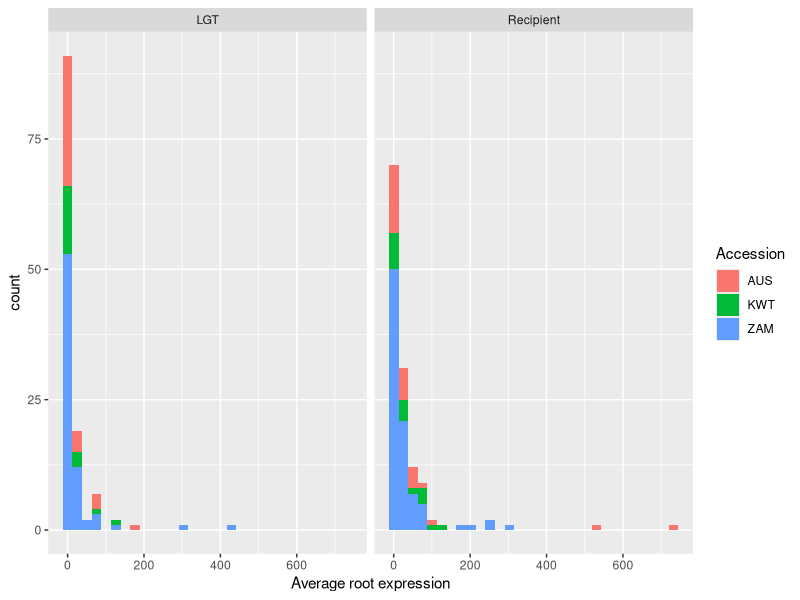
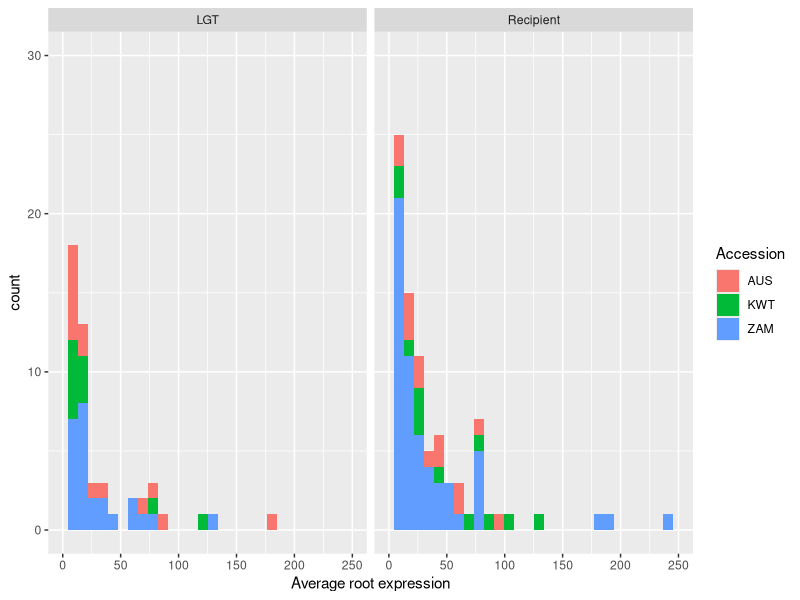
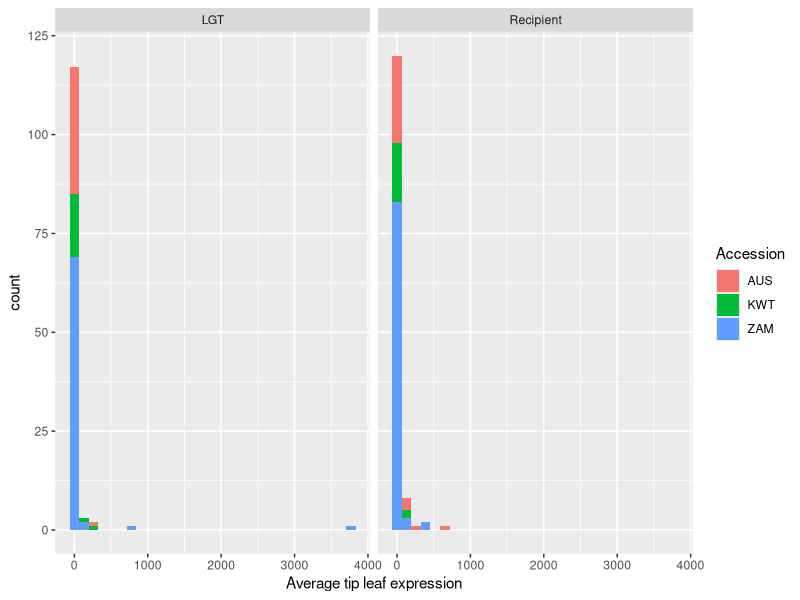
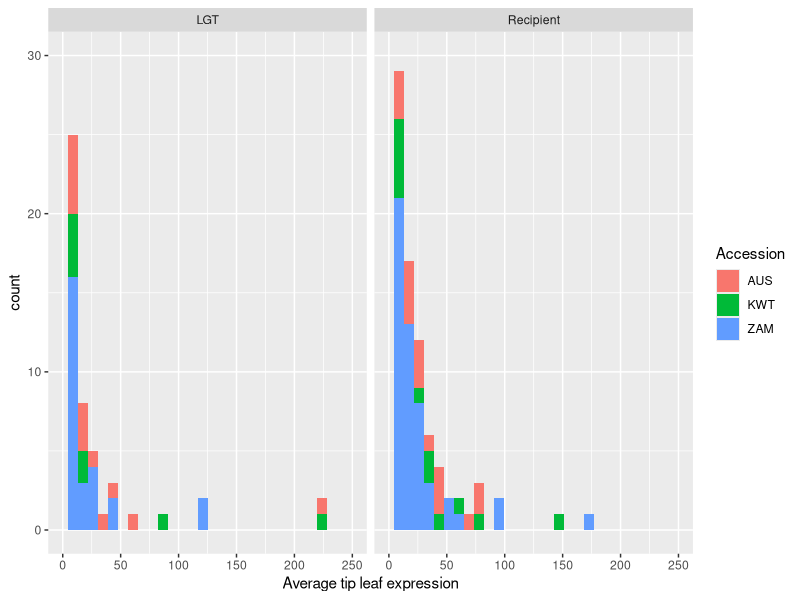
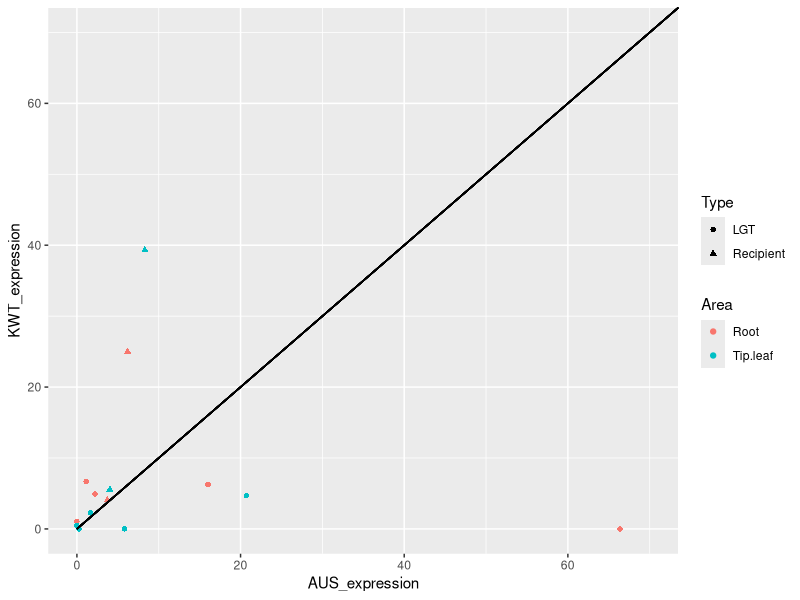
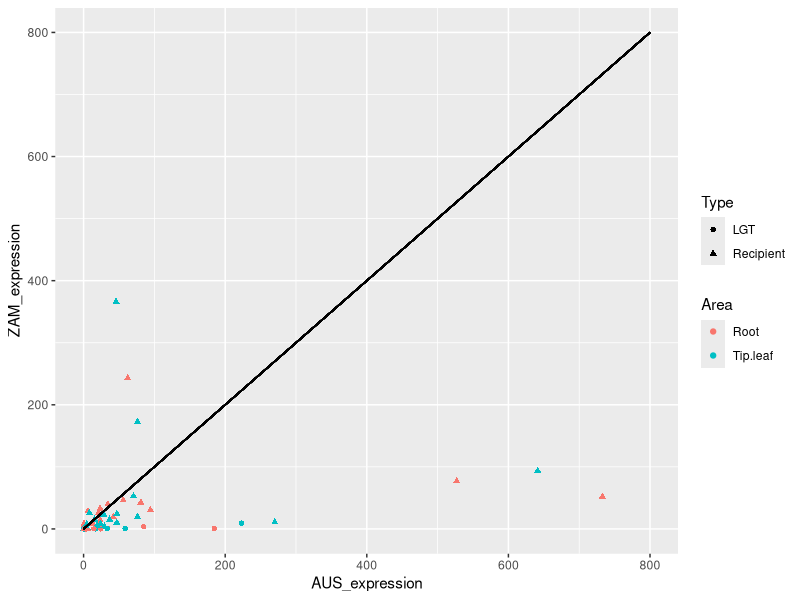
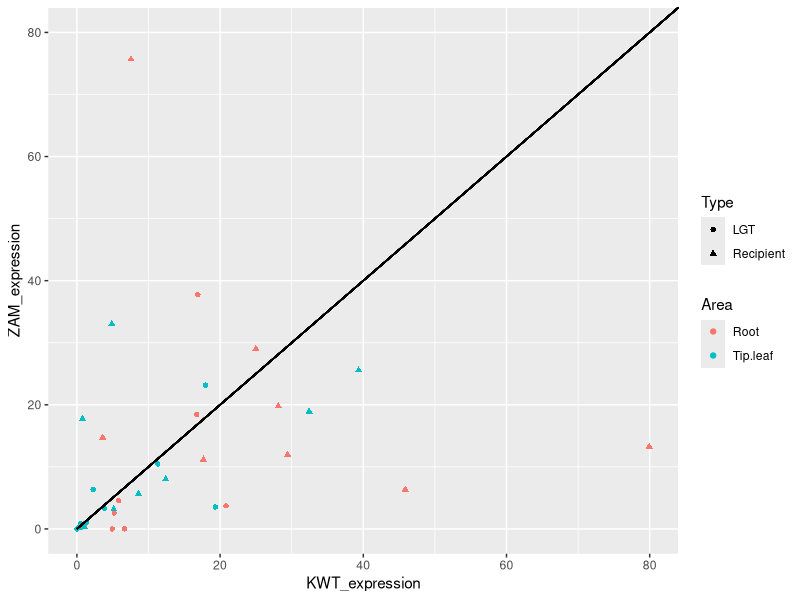
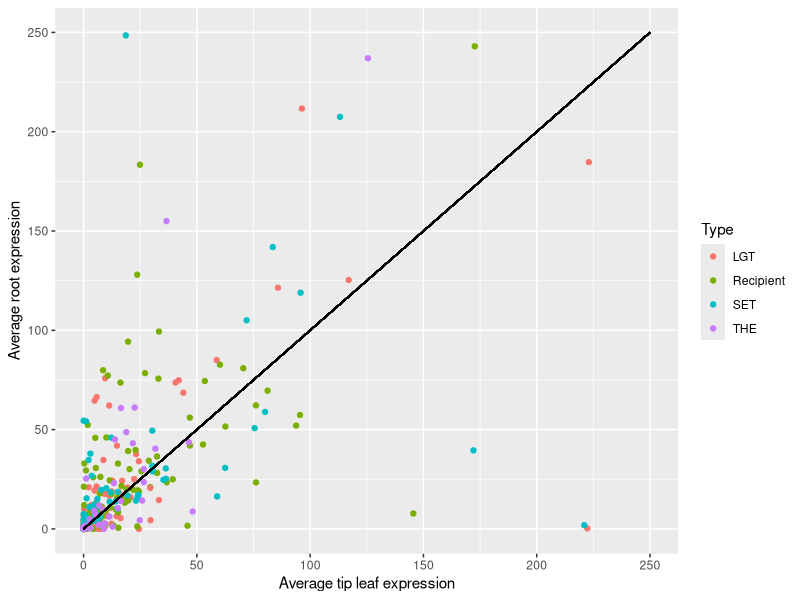

R code for these plots, in order: (Note: this script raises an error after producing the figures.)
#loadpackages
library(tidyverse)

#read in files

setwd("//studata05/home/BO/Boa18jp/ManW10/Desktop/Masters/071422 work/express/zzzPascal-Antoine express/updated")

#Data preparation for comparing accession data together.  ----

orthogroup <- c(1:179) #Orthogroups already arranged in order, this lets me group each orthogroup. 

#AUS ---- 

#LGT
AUS_LGT <- read.csv("AUS_LGT.csv") 
AUS_LGT <- data.frame(AUS_LGT, orthogroup)
AUS_LGT$orthogroup <- as.character(AUS_LGT$orthogroup)
AUS_LGT$average.root <- as.numeric(AUS_LGT$average.root)
AUS_LGT$average.tip.leaf <- as.numeric(AUS_LGT$average.tip.leaf)
AUS_LGT$sd.root <- as.numeric(AUS_LGT$sd.root)
AUS_LGT$sd.tip.leaf <- as.numeric(AUS_LGT$sd.tip.leaf) 
AUS_LGT$se.root <- as.numeric(AUS_LGT$se.root)
AUS_LGT$se.tip.leaf <- as.numeric(AUS_LGT$se.tip.leaf)
AUS_LGT$average.overall <- as.numeric(AUS_LGT$average.overall)
AUS_LGT$type <- "LGT"
AUS_LGT$accession <- "AUS"

#Native 
AUS_native <- read.csv("AUS_native.csv")
AUS_native <- data.frame(AUS_native, orthogroup)
AUS_native$orthogroup <- as.character(AUS_native$orthogroup)
AUS_native$average.root <- as.numeric(AUS_native$average.root)
AUS_native$average.tip.leaf <- as.numeric(AUS_native$average.tip.leaf)
AUS_native$average.overall <- as.numeric(AUS_native$average.overall)
AUS_native$type <- "Recipient"
AUS_native$donor <- AUS_LGT$donor
AUS_native$sd.root <- as.numeric(AUS_native$sd.root)
AUS_native$sd.tip.leaf <- as.numeric(AUS_native$sd.tip.leaf) 
AUS_native$se.root <- as.numeric(AUS_native$se.root)
AUS_native$se.tip.leaf <- as.numeric(AUS_native$se.tip.leaf)
AUS_native$expression.AUS_root_A.txt <- as.numeric(AUS_native$expression.AUS_root_A.txt)
AUS_native$expression.AUS_root_B.txt <- as.numeric(AUS_native$expression.AUS_root_B.txt)
AUS_native$expression.AUS_root_C.txt <- as.numeric(AUS_native$expression.AUS_root_C.txt)
AUS_native$expression.AUS_tip_leaf_A.txt <- as.numeric(AUS_native$expression.AUS_tip_leaf_A.txt)
AUS_native$expression.AUS_tip_leaf_B.txt <- as.numeric(AUS_native$expression.AUS_tip_leaf_B.txt)
AUS_native$expression.AUS_tip_leaf_C.txt <- as.numeric(AUS_native$expression.AUS_tip_leaf_C.txt)
AUS_native$accession <- "AUS" 

AUS_SET_native <- read.csv("AUS_SET_native.csv")
AUS_SET_native <- data.frame(AUS_SET_native, orthogroup)
AUS_SET_native$orthogroup <- as.character(AUS_SET_native$orthogroup)
AUS_SET_native$average.root <- as.numeric(AUS_SET_native$average.root)
AUS_SET_native$average.tip.leaf <- as.numeric(AUS_SET_native$average.tip.leaf)
AUS_SET_native$average.overall <- as.numeric(AUS_SET_native$average.overall)
AUS_SET_native$type <- "Donor"
AUS_SET_native$donor <- AUS_LGT$donor
AUS_SET_native$sd.root <- as.numeric(AUS_SET_native$sd.root)
AUS_SET_native$sd.tip.leaf <- as.numeric(AUS_SET_native$sd.tip.leaf) 
AUS_SET_native$se.root <- as.numeric(AUS_SET_native$se.root)
AUS_SET_native$se.tip.leaf <- as.numeric(AUS_SET_native$se.tip.leaf)
glimpse(AUS_SET_native)

AUS_THE_native <- read.csv("AUS_THE_native.csv")
AUS_THE_native <- data.frame(AUS_THE_native, orthogroup)
AUS_THE_native$orthogroup <- as.character(AUS_THE_native$orthogroup)
AUS_THE_native$average.root <- as.numeric(AUS_THE_native$average.root)
AUS_THE_native$average.tip.leaf <- as.numeric(AUS_THE_native$average.tip.leaf)
AUS_THE_native$average.overall <- as.numeric(AUS_THE_native$average.overall)
AUS_THE_native$type <- "Donor"
AUS_THE_native$donor <- AUS_LGT$donor
AUS_THE_native$sd.root <- as.numeric(AUS_THE_native$sd.root)
AUS_THE_native$sd.tip.leaf <- as.numeric(AUS_THE_native$sd.tip.leaf) 
AUS_THE_native$se.root <- as.numeric(AUS_THE_native$se.root)
AUS_THE_native$se.tip.leaf <- as.numeric(AUS_THE_native$se.tip.leaf)

#ZAM ----

#LGT
ZAM_LGT <- read.csv("ZAM_LGT.csv") 
ZAM_LGT <- data.frame(ZAM_LGT, orthogroup)
ZAM_LGT$orthogroup <- as.character(ZAM_LGT$orthogroup)
ZAM_LGT$average.root <- as.numeric(ZAM_LGT$average.root)
ZAM_LGT$average.tip.leaf <- as.numeric(ZAM_LGT$average.tip.leaf)
ZAM_LGT$sd.root <- as.numeric(ZAM_LGT$sd.root)
ZAM_LGT$sd.tip.leaf <- as.numeric(ZAM_LGT$sd.tip.leaf) 
ZAM_LGT$se.root <- as.numeric(ZAM_LGT$se.root)
ZAM_LGT$se.tip.leaf <- as.numeric(ZAM_LGT$se.tip.leaf)
ZAM_LGT$average.overall <- as.numeric(ZAM_LGT$average.overall)
ZAM_LGT$type <- "LGT"
ZAM_LGT$accession <- "ZAM"

#Native
ZAM_native <- read.csv("ZAM_native.csv")
ZAM_native <- data.frame(ZAM_native, orthogroup)
ZAM_native$orthogroup <- as.character(ZAM_native$orthogroup)
ZAM_native$average.root <- as.numeric(ZAM_native$average.root)
ZAM_native$average.tip.leaf <- as.numeric(ZAM_native$average.tip.leaf)
ZAM_native$average.overall <- as.numeric(ZAM_native$average.overall)
ZAM_native$type <- "Recipient"
ZAM_native$donor <- ZAM_LGT$donor
ZAM_native$sd.root <- as.numeric(ZAM_native$sd.root)
ZAM_native$sd.tip.leaf <- as.numeric(ZAM_native$sd.tip.leaf) 
ZAM_native$se.root <- as.numeric(ZAM_native$se.root)
ZAM_native$se.tip.leaf <- as.numeric(ZAM_native$se.tip.leaf)
ZAM_native$expression.ZAM_root_1.txt <- as.numeric(ZAM_native$expression.ZAM_root_1.txt)
ZAM_native$expression.ZAM_root_2.txt <- as.numeric(ZAM_native$expression.ZAM_root_2.txt)
ZAM_native$expression.ZAM_root_3.txt <- as.numeric(ZAM_native$expression.ZAM_root_3.txt)
ZAM_native$expression.ZAM_tip_leaf_1.txt <- as.numeric(ZAM_native$expression.ZAM_tip_leaf_1.txt)
ZAM_native$expression.ZAM_tip_leaf_2.txt <- as.numeric(ZAM_native$expression.ZAM_tip_leaf_2.txt)
ZAM_native$expression.ZAM_tip_leaf_3.txt <- as.numeric(ZAM_native$expression.ZAM_tip_leaf_3.txt)
ZAM_native$accession <- "ZAM"


ZAM_SET_native <- read.csv("ZAM_SET_native.csv")
ZAM_SET_native <- data.frame(ZAM_SET_native, orthogroup)
ZAM_SET_native$orthogroup <- as.character(ZAM_SET_native$orthogroup)
ZAM_SET_native$average.root <- as.numeric(ZAM_SET_native$average.root)
ZAM_SET_native$average.tip.leaf <- as.numeric(ZAM_SET_native$average.tip.leaf)
ZAM_SET_native$average.overall <- as.numeric(ZAM_SET_native$average.overall)
ZAM_SET_native$type <- "Donor"
ZAM_SET_native$donor <- ZAM_LGT$donor
ZAM_SET_native$sd.root <- as.numeric(ZAM_SET_native$sd.root)
ZAM_SET_native$sd.tip.leaf <- as.numeric(ZAM_SET_native$sd.tip.leaf) 
ZAM_SET_native$se.root <- as.numeric(ZAM_SET_native$se.root)
ZAM_SET_native$se.tip.leaf <- as.numeric(ZAM_SET_native$se.tip.leaf)
glimpse(ZAM_SET_native)

ZAM_THE_native <- read.csv("ZAM_THE_native.csv")
ZAM_THE_native <- data.frame(ZAM_THE_native, orthogroup)
ZAM_THE_native$orthogroup <- as.character(ZAM_THE_native$orthogroup)
ZAM_THE_native$average.root <- as.numeric(ZAM_THE_native$average.root)
ZAM_THE_native$average.tip.leaf <- as.numeric(ZAM_THE_native$average.tip.leaf)
ZAM_THE_native$average.overall <- as.numeric(ZAM_THE_native$average.overall)
ZAM_THE_native$type <- "Donor"
ZAM_THE_native$donor <- ZAM_LGT$donor
ZAM_THE_native$sd.root <- as.numeric(ZAM_THE_native$sd.root)
ZAM_THE_native$sd.tip.leaf <- as.numeric(ZAM_THE_native$sd.tip.leaf) 
ZAM_THE_native$se.root <- as.numeric(ZAM_THE_native$se.root)
ZAM_THE_native$se.tip.leaf <- as.numeric(ZAM_THE_native$se.tip.leaf)


#KWT ----

#LGT
KWT_LGT <- read.csv("KWT_LGT.csv") 
KWT_LGT <- data.frame(KWT_LGT, orthogroup)
KWT_LGT$orthogroup <- as.character(KWT_LGT$orthogroup)
KWT_LGT$average.root <- as.numeric(KWT_LGT$average.root)
KWT_LGT$average.tip.leaf <- as.numeric(KWT_LGT$average.tip.leaf)
KWT_LGT$sd.root <- as.numeric(KWT_LGT$sd.root)
KWT_LGT$sd.tip.leaf <- as.numeric(KWT_LGT$sd.tip.leaf) 
KWT_LGT$se.root <- as.numeric(KWT_LGT$se.root)
KWT_LGT$se.tip.leaf <- as.numeric(KWT_LGT$se.tip.leaf)
KWT_LGT$average.overall <- as.numeric(KWT_LGT$average.overall)
KWT_LGT$type <- "LGT"
KWT_LGT$accession <- "KWT"

#Native 
KWT_native <- read.csv("KWT_native.csv")
KWT_native <- data.frame(KWT_native, orthogroup)
KWT_native$orthogroup <- as.character(KWT_native$orthogroup)
KWT_native$average.root <- as.numeric(KWT_native$average.root)
KWT_native$average.tip.leaf <- as.numeric(KWT_native$average.tip.leaf)
KWT_native$average.overall <- as.numeric(KWT_native$average.overall)
KWT_native$type <- "Recipient"
KWT_native$donor <- KWT_LGT$donor
KWT_native$sd.root <- as.numeric(KWT_native$sd.root)
KWT_native$sd.tip.leaf <- as.numeric(KWT_native$sd.tip.leaf) 
KWT_native$se.root <- as.numeric(KWT_native$se.root)
KWT_native$se.tip.leaf <- as.numeric(KWT_native$se.tip.leaf)
KWT_native$expression.KWT_root_A.txt <- as.numeric(KWT_native$expression.KWT_root_A.txt)
KWT_native$expression.KWT_root_B.txt <- as.numeric(KWT_native$expression.KWT_root_B.txt)
KWT_native$expression.KWT_root_C.txt <- as.numeric(KWT_native$expression.KWT_root_C.txt)
KWT_native$expression.KWT_tip_leaf_A.txt <- as.numeric(KWT_native$expression.KWT_tip_leaf_A.txt)
KWT_native$expression.KWT_tip_leaf_B.txt <- as.numeric(KWT_native$expression.KWT_tip_leaf_B.txt)
KWT_native$expression.KWT_tip_leaf_C.txt <- as.numeric(KWT_native$expression.KWT_tip_leaf_C.txt)
KWT_native$accession <- "KWT"

KWT_SET_native <- read.csv("KWT_SET_native.csv")
KWT_SET_native <- data.frame(KWT_SET_native, orthogroup)
KWT_SET_native$orthogroup <- as.character(KWT_SET_native$orthogroup)
KWT_SET_native$average.root <- as.numeric(KWT_SET_native$average.root)
KWT_SET_native$average.tip.leaf <- as.numeric(KWT_SET_native$average.tip.leaf)
KWT_SET_native$average.overall <- as.numeric(KWT_SET_native$average.overall)
KWT_SET_native$type <- "Donor"
KWT_SET_native$donor <- KWT_LGT$donor
KWT_SET_native$sd.root <- as.numeric(KWT_SET_native$sd.root)
KWT_SET_native$sd.tip.leaf <- as.numeric(KWT_SET_native$sd.tip.leaf) 
KWT_SET_native$se.root <- as.numeric(KWT_SET_native$se.root)
KWT_SET_native$se.tip.leaf <- as.numeric(KWT_SET_native$se.tip.leaf)
glimpse(KWT_SET_native)

KWT_THE_native <- read.csv("KWT_THE_native.csv")
KWT_THE_native <- data.frame(KWT_THE_native, orthogroup)
KWT_THE_native$orthogroup <- as.character(KWT_THE_native$orthogroup)
KWT_THE_native$average.root <- as.numeric(KWT_THE_native$average.root)
KWT_THE_native$average.tip.leaf <- as.numeric(KWT_THE_native$average.tip.leaf)
KWT_THE_native$average.overall <- as.numeric(KWT_THE_native$average.overall)
KWT_THE_native$type <- "Donor"
KWT_THE_native$donor <- KWT_LGT$donor
KWT_THE_native$sd.root <- as.numeric(KWT_THE_native$sd.root)
KWT_THE_native$sd.tip.leaf <- as.numeric(KWT_THE_native$sd.tip.leaf) 
KWT_THE_native$se.root <- as.numeric(KWT_THE_native$se.root)
KWT_THE_native$se.tip.leaf <- as.numeric(KWT_THE_native$se.tip.leaf)

#Donor native genes
SET_native <- read.csv("All_SET_native.csv")
SET_native <- data.frame(SET_native, orthogroup)
SET_native$orthogroup <- as.character(SET_native$orthogroup)
SET_native$type <- "SET"

THE_native <- read.csv("All_THE_native.csv")
THE_native <- data.frame(THE_native, orthogroup)
THE_native$orthogroup <- as.character(THE_native$orthogroup)
THE_native$type <- "THE"

#All accessions ----

All_accessions <- bind_rows(AUS_LGT, AUS_native, KWT_LGT, KWT_native, ZAM_LGT, ZAM_native)
All_accessions <- All_accessions %>% select(gene,orthogroup,type,accession,average.tip.leaf,average.root,donor)
All_accessions <- All_accessions %>% filter_at(vars(average.tip.leaf), all_vars(!is.na(.)))

All_accessions <- All_accessions %>% filter(donor == "Cenchrinae" | donor == "Andropogoneae")

All_accessions_LGT <- All_accessions %>% filter(type == "LGT")
All_accessions_recipient <- All_accessions %>% filter(type == "Recipient")

LGTortho <- anti_join(All_accessions_LGT, All_accessions_recipient, by = "orthogroup")
Recortho <- anti_join(All_accessions_recipient, All_accessions_LGT, by = "orthogroup")
Diffortho <- bind_rows(LGTortho, Recortho) # did this to check which orthogroups didn't match in LGT vs recipient 
Diffortho$orthogroup
#"170" "172" "39"  "50"  "163" "71"  "76"  "86"  "89"  "102" "106" "145" "148" "163" "170" "172" "174" "176" "177" "21"  "26"  "21"  "117" rows that aren't in both LGT/rec

All_accessions <- All_accessions %>% filter(orthogroup != "170")
All_accessions <- All_accessions %>% filter(orthogroup != "172") 
All_accessions <- All_accessions %>% filter(orthogroup != "39")
All_accessions <- All_accessions %>% filter(orthogroup != "50")
All_accessions <- All_accessions %>% filter(orthogroup != "163")
All_accessions <- All_accessions %>% filter(orthogroup != "71")
All_accessions <- All_accessions %>% filter(orthogroup != "76")
All_accessions <- All_accessions %>% filter(orthogroup != "86")
All_accessions <- All_accessions %>% filter(orthogroup != "89")
All_accessions <- All_accessions %>% filter(orthogroup != "102")
All_accessions <- All_accessions %>% filter(orthogroup != "106")
All_accessions <- All_accessions %>% filter(orthogroup != "145")
All_accessions <- All_accessions %>% filter(orthogroup != "148")
All_accessions <- All_accessions %>% filter(orthogroup != "163")
All_accessions <- All_accessions %>% filter(orthogroup != "174")
All_accessions <- All_accessions %>% filter(orthogroup != "176")
All_accessions <- All_accessions %>% filter(orthogroup != "177")
All_accessions <- All_accessions %>% filter(orthogroup != "21")
All_accessions <- All_accessions %>% filter(orthogroup != "26")
All_accessions <- All_accessions %>% filter(orthogroup != "117")

#All_accessions_LGT <- bind_rows(AUS_LGT, KWT_LGT, ZAM_LGT)
#All_accessions_native <- bind_rows(AUS_native, KWT_native, ZAM_native)

All_accessions_with_donor <- bind_rows(AUS_LGT, AUS_native, KWT_LGT, KWT_native, ZAM_LGT, ZAM_native, SET_native, THE_native)
All_accessions_with_donor <- All_accessions_with_donor %>% select(gene,orthogroup,type,accession,average.tip.leaf,average.root,donor)
All_accessions_with_donor <- All_accessions_with_donor %>% filter_at(vars(average.tip.leaf), all_vars(!is.na(.)))
All_accessions_with_donor <- All_accessions_with_donor %>% filter(donor == "Cenchrinae" | donor == "Andropogoneae") #not filtering 

#Donor not filtered as later plots don't require it 

All_accessions %>% count(average.root, type)

#stats ----
All_accessions_recipient <- All_accessions %>% filter(type == "Recipient")
All_accessions_LGT <- All_accessions %>% filter(type == "LGT")
kruskal.test(average.root ~ accession, data = All_accessions_recipient)
#Kruskal-Wallis chi-squared = 1.8117, df = 2, p-value = 0.4042
kruskal.test(average.tip.leaf ~ accession, data = All_accessions_recipient)
#Kruskal-Wallis chi-squared = 1.6856, df = 2, p-value = 0.4305
kruskal.test(average.root ~ accession, data = All_accessions_LGT)
#Kruskal-Wallis chi-squared = 1.7932, df = 2, p-value = 0.408
kruskal.test(average.tip.leaf ~ accession, data = All_accessions_LGT)
#Kruskal-Wallis chi-squared = 0.5298, df = 2, p-value = 0.7673


#histograms figure 1 results ----

setwd("//studata05/home/BO/Boa18jp/ManW10/Desktop/Masters/071422 work/express/zzzPascal-Antoine express/updated/graphs/results1")

ggplot(All_accessions, aes(x = average.root, fill = accession)) + geom_histogram() + facet_wrap(~type) +
  xlab("Average root expression")  +labs(fill = "Accession")
ggsave("root_histogram_all.png", width = 1920, height = 1080, units = c("px"))

#Restricted to 250
ggplot(All_accessions, aes(x = average.root, fill = accession)) + geom_histogram() + xlim(0, 250)  + ylim(0, 30) + facet_wrap(~type) +
  xlab("Average root expression") +labs(fill = "Accession")
ggsave("root_histogram_all_250.png", width = 1920, height = 1080, units = c("px"))

#Leaf tip  

#All data
ggplot(All_accessions, aes(x = average.tip.leaf, fill = accession)) + geom_histogram()  + facet_wrap(~type) +
xlab("Average tip leaf expression")+labs(fill = "Accession")
ggsave("leaf_histogram_all.png", width = 1920, height = 1080, units = c("px"))

#Restricted to 250
ggplot(All_accessions, aes(x = average.tip.leaf, fill = accession)) + geom_histogram() + xlim(0, 250) + ylim(0, 30) + facet_wrap(~type)+
  xlab("Average tip leaf expression")+labs(fill = "Accession")
ggsave("leaf_histogram_all_250.png", width = 1920, height = 1080, units = c("px"))

#dot plots figure 2 results ----
dotplotleaf <- All_accessions %>% select(average.tip.leaf, orthogroup, type, accession)
dotplotleaf  <- rename(dotplotleaf, expression = average.tip.leaf)
dotplotleaf$area <- "Tip.leaf"

dotplotroot <- All_accessions %>% select(average.root, orthogroup, type, accession)
dotplotroot  <- rename(dotplotroot, expression = average.root)
dotplotroot$area <- "Root"

dotplot <-  bind_rows(dotplotleaf, dotplotroot)
 
dotplotZAM <- dotplot %>% filter(accession == "ZAM")
dotplotZAM <- rename(dotplotZAM, ZAM_expression = expression)
dotplotZAM <- dotplotZAM %>%  select(ZAM_expression, orthogroup, type, area)
glimpse(dotplotZAM)

dotplotKWT <- dotplot %>% filter(accession == "KWT")
dotplotKWT <- rename(dotplotKWT, KWT_expression = expression)
dotplotKWT <- dotplotKWT %>%  select(KWT_expression, orthogroup, type, area)
dotplotKWT

dotplotAUS <- dotplot %>% filter(accession == "AUS")
dotplotAUS <- rename(dotplotAUS, AUS_expression = expression)
dotplotAUS <- dotplotAUS %>%  select(AUS_expression, orthogroup, type, area)
dotplotAUS

dotplotAUSKWT <- merge(dotplotAUS, dotplotKWT)
dotplotAUSZAM <- merge(dotplotZAM, dotplotAUS)
dotplotKWTZAM <- merge(dotplotZAM, dotplotKWT)

dotplotAUSKWT$difference <- dotplotAUSKWT$AUS_expression-dotplotAUSKWT$KWT_expression
dotplotAUSZAM$difference <- dotplotAUSZAM$AUS_expression-dotplotAUSZAM$ZAM_expression
dotplotKWTZAM$difference <- dotplotKWTZAM$KWT_expression-dotplotKWTZAM$ZAM_expression

aggregate(dotplotAUSKWT$AUS_expression, na.rm=TRUE, by = list (dotplotAUSKWT$area, dotplotAUSKWT$type), FUN = IQR)
#AUS 14.9 root, 5.53 leaf - KWT 5.32 root, 2.26 tip leaf  | recep AUS 1.25 root, 2.14 leafy; KWT 10.4 root, 16.8 leaf
aggregate(dotplotAUSKWT$KWT_expression, na.rm=TRUE, by = list (dotplotAUSKWT$area, dotplotAUSKWT$type), FUN = IQR)
#see above
aggregate(dotplotAUSZAM$AUS_expression, na.rm=TRUE, by = list (dotplotAUSZAM$area, dotplotAUSZAM$type), FUN = IQR)
#AUS - 26 ROOT, 26 leaf - ZAM 0.7 root, 1 leaf | recep AUS 54.4 root, 38.6 leaf; ZAM root 38.7 leafy 20 
aggregate(dotplotAUSZAM$ZAM_expression, na.rm=TRUE, by = list (dotplotAUSZAM$area, dotplotAUSZAM$type), FUN = IQR)
#see above
aggregate(dotplotKWTZAM$KWT_expression, na.rm=TRUE, by = list (dotplotKWTZAM$area, dotplotKWTZAM$type), FUN = IQR)
#KWT - 11 root, 10 tip leaf, ZAM - 4.5 root, 5.5 tip leaf | KWT 21.88 root, 11.36 leaf; ZAM 8.6 root, 15.7 leaf
aggregate(dotplotKWTZAM$ZAM_expression, na.rm=TRUE, by = list (dotplotKWTZAM$area, dotplotKWTZAM$type), FUN = IQR)
#see above

#looking at IQR/sum [change as needed] for expression of orthologues with LGTs/recipient genes in multiple accessions
aggregate(All_accessions_with_donor$average.root, na.rm=TRUE, by = list (All_accessions_with_donor$accession, All_accessions_with_donor$type), FUN = IQR)
aggregate(All_accessions_with_donor$average.tip.leaf, na.rm=TRUE, by = list (All_accessions_with_donor$accession, All_accessions_with_donor$type), FUN = IQR)


#check expr between total orthologues for accessions

#graphs

setwd("//studata05/home/BO/Boa18jp/ManW10/Desktop/Masters/071422 work/express/zzzPascal-Antoine express/updated/graphs/results2")

ggplot(dotplotAUSKWT, aes(x = AUS_expression, y = KWT_expression, color = area, shape = type)) +
  geom_point() + geom_segment(x=0,y=0,xend=100,yend=100, colour = "black") +
  ylim(0,70) + xlim(0,70)+
  labs(color = "Area", shape = "Type")
ggsave("AUSxKWT.png", width = 1920, height = 1080, units = c("px"))

ggplot(dotplotAUSZAM, aes(x = AUS_expression, y = ZAM_expression, color = area, shape = type)) +
  geom_point() + geom_segment(x=0,y=0,xend=800,yend=800, colour = "black") +
  labs(color = "Area", shape = "Type") +
  ylim(0,800) + xlim(0,800)
ggsave("AUSxZAM.png", width = 1920, height = 1080, units = c("px"))

ggplot(dotplotKWTZAM, aes(x = KWT_expression, y = ZAM_expression, color = area, shape = type)) +
  geom_point() + geom_segment(x=0,y=0,xend=700,yend=700, colour = "black") +
  labs(color = "Area", shape = "Type") +
  ylim(0,80) + xlim(0,80)
ggsave("KWTxZAM.png", width = 1920, height = 1080, units = c("px"))

#root vs leaf figure 3 ---- 
setwd("//studata05/home/BO/Boa18jp/ManW10/Desktop/Masters/071422 work/express/zzzPascal-Antoine express/updated/graphs/results3")

ggplot(All_accessions_with_donor, aes( x = average.tip.leaf, y = average.root, colour = type)) + geom_point() +
  ylim(0,250) +xlim(0,250) + geom_segment(x=0,y=0,xend=250,yend=250, color= "black")+
  labs(color = "Type", shape = "Type") +
  xlab("Average tip leaf expression") + ylab("Average root expression")
ggsave("RootvsTipleaf.png", width = 1920, height = 1080, units = c("px"))

#stats
Root_wilcox <- All_accessions %>% select(orthogroup, type, average.root, donor)
Root_wilcox <- rename(Root_wilcox, expression = average.root)
Root_wilcox$area <- "root"

tip.leaf_wilcox <- All_accessions %>% select(orthogroup, type, average.tip.leaf, donor)
tip.leaf_wilcox <- rename(tip.leaf_wilcox, expression = average.tip.leaf)
tip.leaf_wilcox$area <- "tip.leaf"

wilcoxrootleaf <- bind_rows(Root_wilcox, tip.leaf_wilcox)
wilcoxrootleafLGT <- wilcoxrootleaf %>% filter(type == "LGT")
wilcoxrootleafRec <- wilcoxrootleaf %>% filter(type == "Recipient")


wilcox.test(expression ~ area, paired = TRUE, data = wilcoxrootleafLGT)
#Wilcoxon signed rank test with continuity correction V = 3592, p-value = 0.002653
wilcoxrootleafLGT_THE <- wilcoxrootleafLGT %>% filter(donor == "Andropogoneae")
wilcox.test(expression ~area, paired = TRUE, data = wilcoxrootleafLGT_THE)
#V = 365, p-value = 0.6207

wilcoxrootleafLGT_SET <- wilcoxrootleafLGT %>% filter(donor == "Cenchrinae")
wilcox.test(expression ~area, paired = TRUE, data = wilcoxrootleafLGT_SET)
#V = 1677, p-value = 0.0007863

#LGT correlations

cor.test(All_accessions_LGT$average.tip.leaf, All_accessions_LGT$average.root, method = "spearman")
#S = 71035, p-value < 2.2e-16  rho 0.7764453, R2 0.6028673  LGT root TIP LEAF

#Recipient correlations 
cor.test(All_accessions_recipient$average.tip.leaf, All_accessions_recipient$average.root, method = "spearman")
#S = 103305, p-value < 2.2e-16 rho 0.7304889, R2 0.533614,Recipient root tip leaf 

wilcox.test(expression ~ area, paired = TRUE, data = wilcoxrootleafRec)
#Wilcoxon signed rank test with continuity correction  V = 4969, p-value = 0.01108


#Setaria correlations####### this was redone later on as some orthogroups only had one of either LGT or donor data 
#SET_spear <-  SET_native %>% filter(donor == "Cenchrinae") #did this test because while we got orthogroup 1-179 on SET, not all these orthogroups were found as LGTs
#cor.test(SET_spear$average.tip.leaf, SET_spear$average.root, method = "spearman")

#S = 19205, p-value = 3.812e-12, rho 0.7037303, R2 - 0.4952363  SET root/leaf correlation
#LGT SET correlations
#cor.test(SET_LGT$average.tip.leaf, SET_LGT$average.root, rm.na=TRUE, method = "spearman")
#S = 30950, p-value < 2.2e-16  rho 0.7900816 , R2 -  0.6242289 SET LGT root/leaf correlation

#Themedia correlations #### THESE TESTS WERE REDONE WITH MORE STRINGENT FILTERS

#THE_spear <-  THE_native %>% filter(donor == "Andropogoneae")
#cor.test(THE_spear$average.tip.leaf, THE_spear$average.root, method = "spearman")
#S = 2528.5, p-value = 5.186e-11, rho 0.8090849, r2 0.6546184 THE root/leaf correlation

#cor.test(THE_LGT$average.tip.leaf, THE_LGT$average.root, rm.na=TRUE, method = "spearman")
#S = 4142.4, p-value = 5.577e-10 rho = 0.7605019, r2 = 0.5783631 THE root/leaf correlation

############################ THESE CORRELATIONTESTS WERE REDONE LATER ON 
#SET wilcox root vs leaves 
SET_wilcox <- All_accessions_with_donor %>% filter(type == "SET")

SET_wilcox_root <- SET_wilcox %>% select(orthogroup, type, average.root)
SET_wilcox_root <- rename(SET_wilcox_root, expression = average.root)
SET_wilcox_root$area <- "root"

SET_wilcox_tip.leaf <- SET_wilcox %>% select(orthogroup, type, average.tip.leaf)
SET_wilcox_tip.leaf <- rename(SET_wilcox_tip.leaf, expression = average.tip.leaf)
SET_wilcox_tip.leaf$area <- "tip.leaf"

SET_wilcox_tiproot <- bind_rows(SET_wilcox_root, SET_wilcox_tip.leaf)
glimpse(SET_wilcox)

wilcox.test(expression ~ area, paired = TRUE, data = SET_wilcox_tiproot)
#V = 1523, p-value = 0.05965 alternative hypothesis: true location shift is not equal to 0


#THE values for table 1 of results (table 2 overall), wilcox and correlations
#Themeda wilcox root vs leaves 

THE_wilcox <- All_accessions_with_donor %>% filter(type == "THE")

THE_wilcox_root <- THE_wilcox %>% select(orthogroup, type, average.root)
THE_wilcox_root <- rename(THE_wilcox_root, expression = average.root)
THE_wilcox_root$area <- "root"

THE_wilcox_tip.leaf <- THE_wilcox %>% select(orthogroup, type, average.tip.leaf)
THE_wilcox_tip.leaf <- rename(THE_wilcox_tip.leaf, expression = average.tip.leaf)
THE_wilcox_tip.leaf$area <- "tip.leaf"

THE_wilcox <- bind_rows(THE_wilcox_root, THE_wilcox_tip.leaf)
glimpse(THE_wilcox)

wilcox.test(expression ~ area, paired = TRUE, data = THE_wilcox)
#V = 488, p-value = 0.4601 alternative hypothesis: true location shift is not equal to 0

#sums of expression
aggregate(THE_wilcox$average.root, na.rm=TRUE, by = list (THE = THE_wilcox$type), FUN = IQR)
aggregate(THE_wilcox$average.tip.leaf, na.rm=TRUE, by = list (THE = THE_wilcox$type), FUN = IQR)
#THE
#Root 33.75475
#tip.leaf 21.04

#LGTs derived from Andropog/THE
#Root 9.907833 
#tip leaf 11.3585 

aggregate(SET_wilcox$average.root, na.rm=TRUE, by = list (SET = SET_wilcox$type), FUN = IQR)
aggregate(SET_wilcox$average.tip.leaf, na.rm=TRUE, by = list (SET = SET_wilcox$type), FUN = IQR)
#SET
#Root 26.62000
#Tip.leaf 23.27111

#LGTs derived from Cenchrinae/SET 
#Root 12.09292
#Tip.leaf 8.005833


aggregate(All_accessions$average.tip.leaf, na.rm=TRUE, by = list (type = All_accessions$type), FUN = IQR)
#LGT 10.45117 
#Recipient 21.55897

aggregate(All_accessions$average.root, na.rm=TRUE, by = list (All_accessions$type), FUN = IQR)          
#LGT 16.14973
#Recipient 31.26583 

#Alloteropsis LGT vs Recipient wilcox comparisons
#filtering all groups which does not have both LGT / recipient
#note I make a new dataframe, I want to keep the All_accessions_with_donor unfiltered so I can look at individual genes later on 
Allo_wilcox <- All_accessions_with_donor %>% filter(type == "LGT" | type == "Recipient")
Allo_wilcox <- Allo_wilcox %>% filter(orthogroup != "102")
Allo_wilcox <- Allo_wilcox %>% filter(orthogroup != "106")
Allo_wilcox <- Allo_wilcox %>% filter(orthogroup != "117")
Allo_wilcox <- Allo_wilcox %>% filter(orthogroup != "145")
Allo_wilcox <- Allo_wilcox %>% filter(orthogroup != "148")
Allo_wilcox <- Allo_wilcox %>% filter(orthogroup != "174")
Allo_wilcox <- Allo_wilcox %>% filter(orthogroup != "176")
Allo_wilcox <- Allo_wilcox %>% filter(orthogroup != "177")
Allo_wilcox <- Allo_wilcox %>% filter(orthogroup != "26")
Allo_wilcox <- Allo_wilcox %>% filter(orthogroup != "39")
Allo_wilcox <- Allo_wilcox %>% filter(orthogroup != "50")
Allo_wilcox <- Allo_wilcox %>% filter(orthogroup != "71")
Allo_wilcox <- Allo_wilcox %>% filter(orthogroup != "76")
Allo_wilcox <- Allo_wilcox %>% filter(orthogroup != "170")
Allo_wilcox <- Allo_wilcox %>% filter(orthogroup != "86")
Allo_wilcox <- Allo_wilcox %>% filter(orthogroup != "89")
Allo_wilcox <- Allo_wilcox %>% filter(orthogroup != "172")
Allo_wilcox <- Allo_wilcox %>% filter(orthogroup != "21")
Allo_wilcox <- Allo_wilcox %>% filter(gene != "LGT-AUS1-05848")
Allo_wilcox <- Allo_wilcox %>% filter(gene != "ZAM150510-37704")
Allo_wilcox <- Allo_wilcox %>% filter(gene != "ZAM150510-06903")
Allo_wilcox <- Allo_wilcox %>% filter(gene != "ZAM150510-06901")
Allo_wilcox <- Allo_wilcox %>% filter(gene != "ZAM150510-19399,ZAM150510-19400,ZAM150510-53954")
Allo_wilcox <- Allo_wilcox %>% filter(gene != "ZAM150510-17759,ZAM150510-48086")
Allo_wilcox <- Allo_wilcox %>% filter(gene != "LGT-ZAM150510-43471")
Allo_wilcox <- Allo_wilcox %>% filter(gene != "LGT-ZAM150510-04117")
Allo_wilcox <- Allo_wilcox %>% filter(gene != "LGT-AUS1-01510")
Allo_wilcox <- Allo_wilcox %>% filter(gene != "LGT-KWT3-15761")
Allo_wilcox <- Allo_wilcox %>% filter(gene != "LGT-ZAM150510-04720")
Allo_wilcox <- Allo_wilcox %>% filter(gene != "LGT-AUS1-31856")
Allo_wilcox <- Allo_wilcox %>% filter(gene != "LGT-AUS1-21433")
Allo_wilcox <- Allo_wilcox %>% filter(gene != "AUS1-05378-RA")
Allo_wilcox <- Allo_wilcox %>% filter(gene != "ZAM150510-39780")
Allo_wilcox <- Allo_wilcox %>% filter(gene != "ZAM150510-40072")
Allo_wilcox <- Allo_wilcox %>% filter(gene != "ZAM150510-64572,ZAM150510-65292,ZAM150510-34507")
Allo_wilcox <- Allo_wilcox %>% filter(gene != "ZAM150510-20465")
Allo_wilcox <- Allo_wilcox %>% filter(gene != "ZAM150510-14549")
Allo_wilcox <- Allo_wilcox %>% filter(gene != "LGT-AUS1-25218RA")
Allo_wilcox <- Allo_wilcox %>% filter(gene != "ZAM150510-39086,ZAM150510-56345,ZAM150510-28242")
Allo_wilcox <- Allo_wilcox %>% filter(gene != "ZAM150510-46668,ZAM150510-17757,ZAM150510-66244")
Allo_wilcox <- Allo_wilcox %>% filter(gene != "LGT-ZAM150510-35725,LGT-ZAM150510-40314,LGT-ZAM15")
Allo_wilcox <- Allo_wilcox %>% filter(gene != "AUS1-18925RA,AUS1-18923RA")
Allo_wilcox <- Allo_wilcox %>% filter(gene != "LGT-ZAM150510-45408,LGT-ZAM150510-45409,LGT-ZAM1")
Allo_wilcox <- Allo_wilcox %>% filter(gene != "ZAM150510-59536,ZAM150510-39163,ZAM150510-13935,ZAM150510-42411")
Allo_wilcox <- Allo_wilcox %>% filter(gene != "LGT-AUS1-07291-RA,LGT-AUS1-39450RA")

#filter so data only includes accessions/orthogroup combos which have both recipient and donor genes  
 
aggregate(Allo_wilcox$average.tip.leaf, na.rm=TRUE, by = list (type = Allo_wilcox$type), FUN = IQR)
aggregate(Allo_wilcox$average.root, na.rm=TRUE, by = list (type = Allo_wilcox$type), FUN = IQR)

#note 
#Allo_wilcox_root <- Allo_wilcox %>% select(average.root, orthogroup, type)
#Allo_wilcox_tip.leaf <- Allo_wilcox %>% select(average.tip.leaf, orthogroup, type)
 

 #lgt v recepients
 
wilcox.test(average.root ~ type, paired = TRUE, data = Allo_wilcox_root)
#signed rank test  V = 2097, p-value = 0.001294

#wilcox.test(expression ~ type, data = Root_wilcox)
#not using un paired W = 5372, p-value = 1.971e-06 left in as reference 

wilcox.test(average.tip.leaf ~ type, paired = TRUE, data = Allo_wilcox_tip.leaf)
#V = 2030, p-value = 0.0006516

#not using as unpaired... description in SET section, left in as reference
#wilcox.test(expression ~ type, data = tip.leaf_wilcox)
#W = 5566.5, p-value = 9.429e-06

 
#testing recipient vs donors
rec_vs_donor <- All_accessions_with_donor %>% filter(type != "LGT")
rec_vs_donor_r <- rec_vs_donor %>% filter(type == "Recipient")
rec_vs_donor_s <- rec_vs_donor %>% filter(type == "SET")
rec_vs_donor_t <- rec_vs_donor %>% filter(type == "THE")
rec_vs_donor_s$type <-  "Donor"
rec_vs_donor_t$type <- "Donor"
rec_vs_donor_d <- bind_rows(rec_vs_donor_s, rec_vs_donor_t)

rec_vs_donor_filter <- bind_rows(rec_vs_donor_d, rec_vs_donor_r)
rec_vs_donor_filter %>% count(orthogroup)
rec_vs_donor_filter <- rec_vs_donor_filter %>% filter(orthogroup != "102")
rec_vs_donor_filter <- rec_vs_donor_filter %>% filter(orthogroup != "89")
rec_vs_donor_filter <- rec_vs_donor_filter %>% filter(orthogroup != "86")
rec_vs_donor_filter <- rec_vs_donor_filter %>% filter(orthogroup != "76")
rec_vs_donor_filter <- rec_vs_donor_filter %>% filter(orthogroup != "106")
rec_vs_donor_filter <- rec_vs_donor_filter %>% filter(orthogroup != "122")
rec_vs_donor_filter <- rec_vs_donor_filter %>% filter(orthogroup != "137")
rec_vs_donor_filter <- rec_vs_donor_filter %>% filter(orthogroup != "138")
rec_vs_donor_filter <- rec_vs_donor_filter %>% filter(orthogroup != "140")
rec_vs_donor_filter <- rec_vs_donor_filter %>% filter(orthogroup != "141")
rec_vs_donor_filter <- rec_vs_donor_filter %>% filter(orthogroup != "142")
rec_vs_donor_filter <- rec_vs_donor_filter %>% filter(orthogroup != "145")
rec_vs_donor_filter <- rec_vs_donor_filter %>% filter(orthogroup != "148")
rec_vs_donor_filter <- rec_vs_donor_filter %>% filter(orthogroup != "151")
rec_vs_donor_filter <- rec_vs_donor_filter %>% filter(orthogroup != "170")
rec_vs_donor_filter <- rec_vs_donor_filter %>% filter(orthogroup != "172")
rec_vs_donor_filter <- rec_vs_donor_filter %>% filter(orthogroup != "174")
rec_vs_donor_filter <- rec_vs_donor_filter %>% filter(orthogroup != "175")
rec_vs_donor_filter <- rec_vs_donor_filter %>% filter(orthogroup != "176")
rec_vs_donor_filter <- rec_vs_donor_filter %>% filter(orthogroup != "177")
rec_vs_donor_filter <- rec_vs_donor_filter %>% filter(orthogroup != "27")
rec_vs_donor_filter <- rec_vs_donor_filter %>% filter(orthogroup != "29")
rec_vs_donor_filter <- rec_vs_donor_filter %>% filter(orthogroup != "30")
rec_vs_donor_filter <- rec_vs_donor_filter %>% filter(orthogroup != "39")
rec_vs_donor_filter <- rec_vs_donor_filter %>% filter(orthogroup != "61")
rec_vs_donor_filter <- rec_vs_donor_filter %>% filter(orthogroup != "71")
rec_vs_donor_filter <- rec_vs_donor_filter %>% filter(orthogroup != "76")
rec_vs_donor_filter <- rec_vs_donor_filter %>% filter(orthogroup != "86")
rec_vs_donor_filter <- rec_vs_donor_filter %>% filter(orthogroup != "89")
glimpse(rec_vs_donor_filter)
#Recipient vs donors
rec_vs_donor_filter_r <- rec_vs_donor_filter %>% filter(type == "Recipient")
rec_vs_donor_filter_r <- rename(rec_vs_donor_filter_r, recipient.root = average.root)
rec_vs_donor_filter_r <- rename(rec_vs_donor_filter_r, recipient.tip.leaf = average.tip.leaf)
rec_vs_donor_filter_r <- rec_vs_donor_filter_r %>% select(recipient.root, recipient.tip.leaf, orthogroup, donor)
rec_vs_donor_filter_d <- rec_vs_donor_filter %>% filter(type == "Donor")
rec_vs_donor_filter_d <- rename(rec_vs_donor_filter_d, donor.root = average.root)
rec_vs_donor_filter_d <- rename(rec_vs_donor_filter_d, donor.tip.leaf = average.tip.leaf)
rec_vs_donor_filter_d <- rec_vs_donor_filter_d %>% select(donor.root, donor.tip.leaf, orthogroup, donor)

rec_vs_donor_filter_dr <- merge(rec_vs_donor_filter_d, rec_vs_donor_filter_r)
#tested these because shows LGTs are uniquely downregulated in relation to native genes
wilcox.test(rec_vs_donor_filter_dr$recipient.root, rec_vs_donor_filter_dr$donor.root, paired = TRUE)
#V = 3820, p = 0.9869 wilcox signed rank 
wilcox.test(rec_vs_donor_filter_dr$recipient.tip.leaf, rec_vs_donor_filter_dr$donor.tip.leaf, paired = TRUE)
#V = 3524, p-value = 0.6676

THE_wilcox <- All_accessions_with_donor %>% filter(donor == "Andropogoneae")
THE_wilcox <- THE_wilcox %>% filter(type == "LGT" | type == "THE")
THE_wilcox_root <- THE_wilcox %>% select(average.root, orthogroup, type) 
THE_wilcox_tip.leaf <- THE_wilcox %>% select(average.tip.leaf, orthogroup, type) 

 
THE_wilcox_root <- THE_wilcox_root %>% filter(orthogroup != "106")
THE_wilcox_root <- THE_wilcox_root %>% filter(orthogroup != "117")
THE_wilcox_root <- THE_wilcox_root %>% filter(orthogroup != "145")
THE_wilcox_root <- THE_wilcox_root %>% filter(orthogroup != "172")
THE_wilcox_root <- THE_wilcox_root %>% filter(orthogroup != "176")
THE_wilcox_root <- THE_wilcox_root %>% filter(orthogroup != "177")
THE_wilcox_root <- THE_wilcox_root %>% filter(orthogroup != "26")
THE_wilcox_root <- THE_wilcox_root %>% filter(orthogroup != "27")
THE_wilcox_root <- THE_wilcox_root %>% filter(orthogroup != "29")
THE_wilcox_root <- THE_wilcox_root %>% filter(orthogroup != "30")

THE_wilcox_tip.leaf <- THE_wilcox_tip.leaf %>% filter(orthogroup != "106")
THE_wilcox_tip.leaf <- THE_wilcox_tip.leaf %>% filter(orthogroup != "117")
THE_wilcox_tip.leaf <- THE_wilcox_tip.leaf %>% filter(orthogroup != "145")
THE_wilcox_tip.leaf <- THE_wilcox_tip.leaf %>% filter(orthogroup != "172")
THE_wilcox_tip.leaf <- THE_wilcox_tip.leaf %>% filter(orthogroup != "176")
THE_wilcox_tip.leaf <- THE_wilcox_tip.leaf %>% filter(orthogroup != "177")
THE_wilcox_tip.leaf <- THE_wilcox_tip.leaf %>% filter(orthogroup != "26")
THE_wilcox_tip.leaf <- THE_wilcox_tip.leaf %>% filter(orthogroup != "27")
THE_wilcox_tip.leaf <- THE_wilcox_tip.leaf %>% filter(orthogroup != "29")
THE_wilcox_tip.leaf <- THE_wilcox_tip.leaf %>% filter(orthogroup != "30")


#removing orthogroups which don't have both LGT and donor (THE) orthologue data

#preparing root data to be paired... twr = THE wilcox root 
LGTtwr <- THE_wilcox_root %>% filter(type == "LGT")
LGTtwr <- rename(LGTtwr, LGT.root = average.root)
LGTtwr <- LGTtwr %>% select(LGT.root, orthogroup)
DONtwr <- THE_wilcox_root %>% filter(type == "THE")
DONtwr <- rename(DONtwr, THE.root = average.root)
DONtwr <- DONtwr %>% select(THE.root, orthogroup)

mergetwr <- merge(LGTtwr, DONtwr)
LGTtwr <- mergetwr %>% select(LGT.root, orthogroup)
LGTtwr$type <-  "LGT"
LGTtwr  <- rename(LGTtwr, average.root = LGT.root)

DONtwr <- mergetwr %>% select(THE.root, orthogroup)
DONtwr$type <- "THE"
DONtwr <- rename(DONtwr, average.root = THE.root)

mergetwr <- bind_rows(LGTtwr, DONtwr)
 

#preparing tip.leaf data to be paired.. twl = THE wilcox tip.leaf

LGTtwl <- THE_wilcox_tip.leaf %>% filter(type == "LGT")
LGTtwl  <- rename(LGTtwl, LGT.tip.leaf = average.tip.leaf)
LGTtwl <- LGTtwl %>% select(LGT.tip.leaf, orthogroup)
DONtwl <- THE_wilcox_tip.leaf %>% filter(type == "THE")
DONtwl <- rename(DONtwl, THE.tip.leaf = average.tip.leaf)
DONtwl <- DONtwl %>% select(THE.tip.leaf, orthogroup)

mergetwl <- merge(LGTtwl, DONtwl)
LGTtwl <- mergetwl %>% select(LGT.tip.leaf, orthogroup)
LGTtwl$type <-  "LGT"
LGTtwl  <- rename(LGTtwl, average.tip.leaf = LGT.tip.leaf)

DONtwl <- mergetwl %>% select(THE.tip.leaf, orthogroup)
DONtwl$type <- "THE"
DONtwl <- rename(DONtwl, average.tip.leaf = THE.tip.leaf)

mergetwl <- bind_rows(LGTtwl, DONtwl)


wilcox.test(average.root ~ type, paired = TRUE, data = mergetwr)
#wilcoxon signed rank V = 125, p-value = 0.0003807

#wilcox.test(average.root ~ type, data = THE_wilcox_root)
#W = 482, p-value = 0.0319 non paired test, not using (see SET section for description)



wilcox.test(average.tip.leaf ~ type, paired = TRUE, data = mergetwl)
#wilcox signed rank V = 159, p-value = 0.003772 
#wilcox.test(average.tip.leaf ~type, data = THE_wilcox_tip.leaf
#W = 457, p-value = 0.01599 non-paired, left in as reference (see SET section for description)

#correlations and differences between orthogroups which contain both THE/LGT data
 
corTHEr_LGT <- THE_wilcox_root %>% filter(type == "LGT")
corTHEtl_LGT <- THE_wilcox_tip.leaf %>% filter(type == "LGT")
cor_THE_LGT <- corTHEr_LGT
cor_THE_LGT$average.tip.leaf <- corTHEtl_LGT$average.tip.leaf

cor.test(cor_THE_LGT$average.tip.leaf, cor_THE_LGT$average.root, rm.na=TRUE, method = "spearman")
#S = 2607.7, p-value = 1.769e-08, rho - 0.755378, r2 = 0.57

 

corTHEr_THE <- THE_wilcox_root %>% filter(type == "THE")
corTHEtl_THE <- THE_wilcox_tip.leaf %>% filter(type == "THE")
cor_THE_THE <- corTHEr_THE
cor_THE_THE$average.tip.leaf <- corTHEtl_THE$average.tip.leaf

cor.test(cor_THE_THE$average.tip.leaf, cor_THE_THE$average.root, rm.na=TRUE, method = "spearman")
#S = 1278.4, p-value = 9.727e-09, rho = 0.8046804, r2 = 0.65  

 

 #LGT vs SET 


SET_wilcox <- All_accessions_with_donor %>% filter(donor == "Cenchrinae")
SET_wilcox <- SET_wilcox %>% filter(type == "LGT" | type == "SET")
SET_wilcox_root <- SET_wilcox %>% select(average.root, orthogroup, type) 
SET_wilcox_tip.leaf <- SET_wilcox %>% select(average.tip.leaf, orthogroup, type) 

SET_wilcox_root <-SET_wilcox_root %>% filter(orthogroup != "122")
SET_wilcox_root <-SET_wilcox_root %>% filter(orthogroup != "140")
SET_wilcox_root <-SET_wilcox_root %>% filter(orthogroup != "141")
SET_wilcox_root <-SET_wilcox_root %>% filter(orthogroup != "142")
SET_wilcox_root <-SET_wilcox_root %>% filter(orthogroup != "151")
SET_wilcox_root <-SET_wilcox_root %>% filter(orthogroup != "21")
SET_wilcox_root <-SET_wilcox_root %>% filter(orthogroup != "50")
SET_wilcox_root <-SET_wilcox_root %>% filter(orthogroup != "61") 
SET_wilcox_root <-SET_wilcox_root %>% filter(orthogroup != "137")
SET_wilcox_root <-SET_wilcox_root %>% filter(orthogroup != "138")
SET_wilcox_root <-SET_wilcox_root %>% filter(orthogroup != "175")

SET_wilcox_tip.leaf <-SET_wilcox_tip.leaf %>% filter(orthogroup != "122")
SET_wilcox_tip.leaf <-SET_wilcox_tip.leaf %>% filter(orthogroup != "140")
SET_wilcox_tip.leaf <-SET_wilcox_tip.leaf %>% filter(orthogroup != "141")
SET_wilcox_tip.leaf <-SET_wilcox_tip.leaf %>% filter(orthogroup != "142")
SET_wilcox_tip.leaf <-SET_wilcox_tip.leaf %>% filter(orthogroup != "151")
SET_wilcox_tip.leaf <-SET_wilcox_tip.leaf %>% filter(orthogroup != "21")
SET_wilcox_tip.leaf <-SET_wilcox_tip.leaf %>% filter(orthogroup != "50")
SET_wilcox_tip.leaf <-SET_wilcox_tip.leaf %>% filter(orthogroup != "61") 
SET_wilcox_tip.leaf <-SET_wilcox_tip.leaf %>% filter(orthogroup != "137")
SET_wilcox_tip.leaf <-SET_wilcox_tip.leaf %>% filter(orthogroup != "138")
SET_wilcox_tip.leaf <-SET_wilcox_tip.leaf %>% filter(orthogroup != "175")

#removing orthogroups which don't have LGT and donor (SET) orthologue data

#preparing root data to be paired... swr = SET wilcox root 
LGTswr <- SET_wilcox_root %>% filter(type == "LGT")
LGTswr  <- rename(LGTswr, LGT.root = average.root)
LGTswr <- LGTswr %>% select(LGT.root, orthogroup)
DONswr <- SET_wilcox_root %>% filter(type == "SET")
DONswr <- rename(DONswr, SET.root = average.root)
DONswr <- DONswr %>% select(SET.root, orthogroup)

mergeSWR <- merge(LGTswr, DONswr)
LGTswr <- mergeSWR %>% select(LGT.root, orthogroup)
LGTswr$type <-  "LGT"
LGTswr  <- rename(LGTswr, average.root = LGT.root)

DONswr <- mergeSWR %>% select(SET.root, orthogroup)
DONswr$type <- "SET"
DONswr <- rename(DONswr, average.root = SET.root)

#preparing tip.leaf data to be paired.. swl = SET wilcox tip.leaf

LGTswl <- SET_wilcox_tip.leaf %>% filter(type == "LGT")
LGTswl  <- rename(LGTswl, LGT.tip.leaf = average.tip.leaf)
LGTswl <- LGTswl %>% select(LGT.tip.leaf, orthogroup)
DONswl <- SET_wilcox_tip.leaf %>% filter(type == "SET")
DONswl <- rename(DONswl, SET.tip.leaf = average.tip.leaf)
DONswl <- DONswl %>% select(SET.tip.leaf, orthogroup)

mergeswl <- merge(LGTswl, DONswl)
LGTswl <- mergeswl %>% select(LGT.tip.leaf, orthogroup)
LGTswl$type <-  "LGT"
LGTswl  <- rename(LGTswl, average.tip.leaf = LGT.tip.leaf)

DONswl <- mergeswl %>% select(SET.tip.leaf, orthogroup)
DONswl$type <- "SET"
DONswl <- rename(DONswl, average.tip.leaf = SET.tip.leaf)

mergeswl <- bind_rows(LGTswl, DONswl)

#maybe code isn't efficiently wrote, but I originally did this test without pairing the data because there were multiple LGT from different accessions meaning LGT/SET had a different number of genes
#I realised today (25/05/22) that despite this I still paired distance data somehow
#...so I looked into it and replicated the method here, the code separates SET_wilcox values into LGT or SET, reassigns expression names and merges data
#the merged data has an equal number of LGT and SET rows (replicating SET to match LGT count makes sense as its responsible for donating to multiple accessions)... did alternatively think of averaging accession data but thought this method was better
#after breaking the merged data up again and renaming expression values to the same name, I bound the rows so i could sort by root.expression/tip.leaf expression against type (LGT or SET)
#and now pairing works!

wilcox.test(average.root ~ type, paired = TRUE, data = mergeSWR)
#Wilcoxon signed rank-test V = 1046, p-value = 0.001566 

#wilcox.test(average.root ~ type, data = SET_wilcox_root)
#Wilcoxon rank-sum test W = 2024, p-value = 7.218e-05 - not using this test in my results but left it for reference 

wilcox.test(average.tip.leaf ~ type, paired = TRUE, data = mergeswl)
#Wilcoxon signed-rank test V = 1185, p-value = 0.01706

#wilcox.test(average.tip.leaf ~ type, data = SET_wilcox_tip.leaf)
#W = 2237.5, p-value = 0.001176 - not using test in results, thought I'd leave it for reference 

#Recipient vs THE, these stats are not used in writeup. 
RecTHE_root <- bind_rows(THE_wilcox_root, Root_wilcox_Recipient)
Rec_THE_tip.leaf <- bind_rows(THE_wilcox_tip.leaf, tip.leaf_wilcox_Recipient )

wilcox.test(expression~type, data = RecTHE_root)
#W = 3028, p-value = 0.5113

wilcox.test(expression~type, data = Rec_THE_tip.leaf)
#W = 2775.5, p-value = 0.8298

#correlations between orthogroups which contain both SET/LGT data

corSETr_LGT <- SET_wilcox_root %>% filter(type == "LGT")
corSETtl_LGT <- SET_wilcox_tip.leaf %>% filter(type == "LGT")
cor_SET_LGT <- corSETr_LGT
cor_SET_LGT$average.tip.leaf <- corSETtl_LGT$average.tip.leaf

cor.test(cor_SET_LGT$average.tip.leaf, cor_SET_LGT$average.root, rm.na=TRUE, method = "spearman")
# S = 25816, p-value < 2.2e-16 rho 0.7802559, r2 = 0.6087993

corSETr_SET <- SET_wilcox_root %>% filter(type == "SET")
corSETtl_SET <- SET_wilcox_tip.leaf %>% filter(type == "SET")
cor_SET_SET <- corSETr_SET
cor_SET_SET$average.tip.leaf <- corSETtl_SET$average.tip.leaf

cor.test(cor_SET_SET$average.tip.leaf, cor_SET_SET$average.root, rm.na=TRUE, method = "spearman")
# S = 15809, p-value = 7.503e-12, rho = 0.7111932, r2 = 0.51


#figure 4 boxplots ----
#Quantiles
All_accessions_with_donor <- All_accessions_with_donor %>% select(gene, average.root, average.tip.leaf, donor, accession, orthogroup, type)

#Boxplots ---- 
setwd("//studata05/home/BO/Boa18jp/ManW10/Desktop/Masters/071422 work/express/zzzPascal-Antoine express/updated/graphs/results4")

ggplot(All_accessions_with_donor, aes(x = accession, y = average.root, fill = type)) + geom_boxplot()  +ylim(0,4000)
#ggsave("tip.leaf_boxplot_nolim.png", width = 1920, height = 1080, units = c("px"))

ggplot(All_accessions_with_donor, aes(x = type, y = average.tip.leaf, fill = type)) + geom_boxplot()   + ylim(0,250) + 
  xlab("") +ylab("Average tip leaf expression") + scale_fill_discrete(name = "Type of gene")
ggsave("type_tip.leaf_boxplot_250lim.png", width = 1920, height = 1080, units = c("px"))

ggplot(All_accessions_with_donor, aes(x = accession, y = average.root, fill = type)) + geom_boxplot()  
#ggsave("root_boxplot_nolim.png", width = 1920, height = 1080, units = c("px"))

ggplot(All_accessions_with_donor, aes(x = type, y = average.root, fill = type)) + geom_boxplot()+ 
  ylim(0,250) + 
  xlab("") + ylab("Average root expression") + scale_fill_discrete(name = "Type of gene")
ggsave("type_root_boxplot_250lim.png", width = 1920, height = 1080, units = c("px"))


#distance plots prep (Fig 5/6) ---- 

#preparation
#AUS
AUS_SET <- bind_rows(AUS_LGT, AUS_native, AUS_SET_native)
AUS_SET$accession <- "AUS"
AUS_THE <- bind_rows(AUS_LGT, AUS_native, AUS_THE_native)  
AUS_THE$accession <- "AUS"
#Finish off data preparation by filtering to only include genes with the appropriate donor
AUS_SET <- AUS_SET %>% filter(donor == "Cenchrinae")
AUS_THE <- AUS_THE %>% filter(donor == "Andropogoneae")

#ZAM
ZAM_SET <- bind_rows(ZAM_LGT, ZAM_native, ZAM_SET_native)
ZAM_SET$accession <- "ZAM"
ZAM_THE <- bind_rows(ZAM_LGT, ZAM_native, ZAM_THE_native)  
ZAM_THE$accession <- "ZAM"
#Finish off data preparation by filtering to only include genes with the appropriate donor
ZAM_SET <- ZAM_SET %>% filter(donor == "Cenchrinae")
ZAM_THE <- ZAM_THE %>% filter(donor == "Andropogoneae")

#KWT
KWT_SET <- bind_rows(KWT_LGT, KWT_native, KWT_SET_native)
KWT_SET$accession <- "KWT"
KWT_THE <- bind_rows(KWT_LGT, KWT_native, KWT_THE_native)  
KWT_THE$accession <- "KWT"
#Finish off data preparation by filtering to only include genes with the appropriate donor
KWT_SET <- KWT_SET %>% filter(donor == "Cenchrinae")
KWT_THE <- KWT_THE %>% filter(donor == "Andropogoneae")

#merge                    
ALL_SET <- bind_rows(ZAM_SET, KWT_SET, AUS_SET)
SET_LGT <- ALL_SET %>% filter(type == "LGT")
SET_recipient <- ALL_SET %>% filter(type == "Recipient")
SET_donor <- ALL_SET %>% filter(type == "Donor")

#calculations
 

ALL_SET$LGT_recipient_distance <- sqrt((SET_LGT$average.root-SET_recipient$average.root)^2+(SET_LGT$average.tip.leaf-SET_recipient$average.tip.leaf)^2)
ALL_SET$LGT_donor_distance<- sqrt((SET_LGT$average.root-SET_donor$average.root)^2+(SET_LGT$average.tip.leaf-SET_donor$average.tip.leaf)^2)
ALL_SET$donor_recipient_distance <- sqrt((SET_donor$average.root-SET_recipient$average.root)^2+(SET_donor$average.tip.leaf-SET_recipient$average.tip.leaf)^2)

ALL_THE <- bind_rows(ZAM_THE, KWT_THE, AUS_THE)
THE_LGT <- ALL_THE %>% filter(type == "LGT")
THE_recipient <- ALL_THE %>% filter(type == "Recipient")
THE_donor <- ALL_THE %>% filter(type == "Donor")

ALL_THE$LGT_recipient_distance <- sqrt((THE_LGT$average.root-THE_recipient$average.root)^2+(THE_LGT$average.tip.leaf-THE_recipient$average.tip.leaf)^2)
ALL_THE$LGT_donor_distance<- sqrt((THE_LGT$average.root-THE_donor$average.root)^2+(THE_LGT$average.tip.leaf-THE_donor$average.tip.leaf)^2)
ALL_THE$donor_recipient_distance <- sqrt((THE_donor$average.root-THE_recipient$average.root)^2+(THE_donor$average.tip.leaf-THE_recipient$average.tip.leaf)^2)

#Counts for table 
dist_count_orthogroups <- c(1:111)
SET_dist_count <- as.data.frame(dist_count_orthogroups)
SET_dist_count$LGT_recipient_distance <- sqrt((SET_LGT$average.root-SET_recipient$average.root)^2+(SET_LGT$average.tip.leaf-SET_recipient$average.tip.leaf)^2)
SET_dist_count$LGT_donor_distance<- sqrt((SET_LGT$average.root-SET_donor$average.root)^2+(SET_LGT$average.tip.leaf-SET_donor$average.tip.leaf)^2)
SET_dist_count$donor_recipient_distance <- sqrt((SET_donor$average.root-SET_recipient$average.root)^2+(SET_donor$average.tip.leaf-SET_recipient$average.tip.leaf)^2)
SET_dist_count <- na.omit(SET_dist_count)

SET_dist_count_fig5 <- SET_dist_count %>% select(LGT_recipient_distance, LGT_donor_distance, dist_count_orthogroups)
SET_dist_count_fig5$average <- (SET_dist_count_fig5$LGT_recipient_distance+SET_dist_count_fig5$LGT_donor_distance)/2
SET_dist_count_fig5$percent_of_avg_recepient <- (SET_dist_count_fig5$LGT_recipient_distance / (SET_dist_count_fig5$average))*100
SET_dist_count_fig5$percent_of_avg_donor <- (SET_dist_count_fig5$LGT_donor_distance / (SET_dist_count_fig5$average))*100
SET_dist_count_fig5$recep_percent_of_donor <- (SET_dist_count_fig5$LGT_recipient_distance / SET_dist_count_fig5$LGT_donor_distance)*100
SET_dist_count_fig5$donor_percent_of_recep <- (SET_dist_count_fig5$LGT_donor_distance / SET_dist_count_fig5$LGT_recipient_distance)*100

SET_dist_count_fig6 <- SET_dist_count %>% select(LGT_recipient_distance, donor_recipient_distance, dist_count_orthogroups)
SET_dist_count_fig6$average <- (SET_dist_count_fig6$LGT_recipient_distance+SET_dist_count_fig6$donor_recipient_distance)/2
SET_dist_count_fig6$percent_of_avg_LGT <- (SET_dist_count_fig6$LGT_recipient_distance / (SET_dist_count_fig6$average))*100
SET_dist_count_fig6$percent_of_avg_donor <- (SET_dist_count_fig6$donor_recipient_distance / (SET_dist_count_fig6$average))*100
SET_dist_count_fig6$LGT_percent_of_donor <- (SET_dist_count_fig6$LGT_recipient_distance / SET_dist_count_fig6$donor_recipient_distance)*100
SET_dist_count_fig6$donor_percent_of_LGT <- (SET_dist_count_fig6$donor_recipient_distance / SET_dist_count_fig6$LGT_recipient_distance)*100


SET_dist_count %>% count(dist_count_orthogroups) # 74 total counts for SET plots


dist_count_orthogroups <- c(1:62)

THE_dist_count <- as.data.frame(dist_count_orthogroups)
THE_dist_count$LGT_recipient_distance <- sqrt((THE_LGT$average.root-THE_recipient$average.root)^2+(THE_LGT$average.tip.leaf-THE_recipient$average.tip.leaf)^2)
THE_dist_count$LGT_donor_distance<- sqrt((THE_LGT$average.root-THE_donor$average.root)^2+(THE_LGT$average.tip.leaf-THE_donor$average.tip.leaf)^2)
THE_dist_count$donor_recipient_distance <- sqrt((THE_donor$average.root-THE_recipient$average.root)^2+(THE_donor$average.tip.leaf-THE_recipient$average.tip.leaf)^2)
THE_dist_count <- na.omit(THE_dist_count)

THE_dist_count_fig5 <- THE_dist_count %>% select(LGT_recipient_distance, LGT_donor_distance, dist_count_orthogroups)
THE_dist_count_fig5$average <- (THE_dist_count_fig5$LGT_recipient_distance+THE_dist_count_fig5$LGT_donor_distance)/2
THE_dist_count_fig5$percent_of_avg_recepient <- (THE_dist_count_fig5$LGT_recipient_distance / (THE_dist_count_fig5$average))*100
THE_dist_count_fig5$percent_of_avg_donor <- (THE_dist_count_fig5$LGT_donor_distance / (THE_dist_count_fig5$average))*100
THE_dist_count_fig5$recep_percent_of_donor <- (THE_dist_count_fig5$LGT_recipient_distance / THE_dist_count_fig5$LGT_donor_distance)*100
THE_dist_count_fig5$donor_percent_of_recep <- (THE_dist_count_fig5$LGT_donor_distance / THE_dist_count_fig5$LGT_recipient_distance)*100

THE_dist_count %>% count(dist_count_orthogroups) # 35 total counts here 

THE_dist_count_fig6 <- THE_dist_count %>% select(LGT_recipient_distance, donor_recipient_distance, dist_count_orthogroups)
THE_dist_count_fig6$average <- (THE_dist_count_fig6$LGT_recipient_distance+THE_dist_count_fig6$donor_recipient_distance)/2
THE_dist_count_fig6$percent_of_avg_LGT <- (THE_dist_count_fig6$LGT_recipient_distance / (THE_dist_count_fig6$average))*100
THE_dist_count_fig6$percent_of_avg_donor <- (THE_dist_count_fig6$donor_recipient_distance / (THE_dist_count_fig6$average))*100
THE_dist_count_fig6$LGT_percent_of_donor <- (THE_dist_count_fig6$LGT_recipient_distance / THE_dist_count_fig6$donor_recipient_distance)*100
THE_dist_count_fig6$donor_percent_of_LGT <- (THE_dist_count_fig6$donor_recipient_distance / THE_dist_count_fig6$LGT_recipient_distance)*100
                                               

#Figure 5 LGT dist ---- 

setwd("//studata05/home/BO/Boa18jp/ManW10/Desktop/Masters/071422 work/express/zzzPascal-Antoine express/updated/graphs/results5")
wilcox.test(SET_dist_count$LGT_recipient_distance, SET_dist_count$LGT_donor_distance, paired = T)
 # V = 1189, p-value = 0.6121

ggplot(ALL_SET, aes(x = LGT_donor_distance, y = LGT_recipient_distance))+ geom_point(size = 2)  +
  xlim(0,600)+ylim(0,600) + geom_segment(x=0,y=0,xend=600,yend=600) + xlab("LGT distance to donor (S. italica)") + 
  ylab("LGT distance to recipient") 
ggsave("SET_distance_LGT.png", width = 1920, height = 1080, units = c("px"))

wilcox.test(THE_dist_count$LGT_recipient_distance, THE_dist_count$LGT_donor_distance, paired = T)
 #V = 255, p-value = 0.3341 

ggplot(ALL_THE, aes(x = LGT_donor_distance, y = LGT_recipient_distance))+ geom_point(size = 2)  +
  xlim(0,600)+ylim(0,600) + geom_segment(x=0,y=0,xend=600,yend=600) + xlab("LGT distance to donor (T. triandra)") + 
  ylab("LGT distance to recipient")  
ggsave("THE_distance_LGT.png", width = 1920, height = 1080, units = c("px"))

#Figure 6 recipient dist ----
setwd("//studata05/home/BO/Boa18jp/ManW10/Desktop/Masters/071422 work/express/zzzPascal-Antoine express/updated/graphs/results6")

wilcox.test(SET_dist_count$LGT_recipient_distance, SET_dist_count$donor_recipient_distance, paired = T)
  #V = 1663, p-value = 0.0505

ggplot(ALL_SET, aes(y= LGT_recipient_distance, x = donor_recipient_distance)) + geom_point(size = 2) +
  xlim(0,600)+ylim(0,600)+ geom_segment(x=0,y=0,xend=600,yend=600) + ylab("Recipient distance to LGT") + xlab("Recipient distance to donor (S. italica)")
ggsave("SET_distance_recipient.png", width = 1920, height = 1080, units = c("px"))

wilcox.test(THE_dist_count$LGT_recipient_distance, THE_dist_count$donor_recipient_distance, paired = T)
 #V = 283, p-value = 0.8108

ggplot(ALL_THE, aes(y= LGT_recipient_distance, x = donor_recipient_distance)) + geom_point(size = 2) +
  xlim(0,600)+ylim(0,600)+ geom_segment(x=0,y=0,xend=600,yend=600) + ylab("Recipient distance to LGT") + xlab("Recipient distance to donor (T. triandra)")  
ggsave("THE_distance_recipient.png", width = 1920, height = 1080, units = c("px"))
 
 
